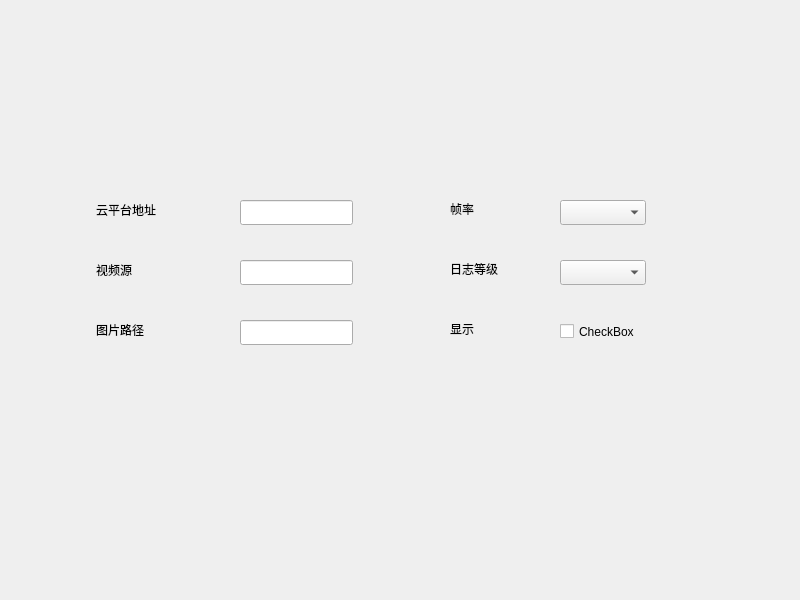
<?xml version="1.0" encoding="UTF-8"?>
<ui version="4.0">
 <class>MainAppWidget</class>
 <widget class="QWidget" name="MainAppWidget">
  <property name="geometry">
   <rect>
    <x>0</x>
    <y>0</y>
    <width>800</width>
    <height>600</height>
   </rect>
  </property>
  <property name="windowTitle">
   <string>MainAppWidget</string>
  </property>
  <widget class="QLineEdit" name="lineEdit">
   <property name="geometry">
    <rect>
     <x>240</x>
     <y>200</y>
     <width>113</width>
     <height>25</height>
    </rect>
   </property>
  </widget>
  <widget class="QLineEdit" name="lineEdit_2">
   <property name="geometry">
    <rect>
     <x>240</x>
     <y>260</y>
     <width>113</width>
     <height>25</height>
    </rect>
   </property>
  </widget>
  <widget class="QLineEdit" name="lineEdit_3">
   <property name="geometry">
    <rect>
     <x>240</x>
     <y>320</y>
     <width>113</width>
     <height>25</height>
    </rect>
   </property>
  </widget>
  <widget class="QComboBox" name="comboBox">
   <property name="geometry">
    <rect>
     <x>560</x>
     <y>200</y>
     <width>86</width>
     <height>25</height>
    </rect>
   </property>
  </widget>
  <widget class="QComboBox" name="comboBox_2">
   <property name="geometry">
    <rect>
     <x>560</x>
     <y>260</y>
     <width>86</width>
     <height>25</height>
    </rect>
   </property>
  </widget>
  <widget class="QCheckBox" name="checkBox">
   <property name="geometry">
    <rect>
     <x>560</x>
     <y>320</y>
     <width>92</width>
     <height>23</height>
    </rect>
   </property>
   <property name="text">
    <string>CheckBox</string>
   </property>
  </widget>
  <widget class="QLabel" name="label">
   <property name="geometry">
    <rect>
     <x>96</x>
     <y>200</y>
     <width>101</width>
     <height>20</height>
    </rect>
   </property>
   <property name="text">
    <string>云平台地址</string>
   </property>
  </widget>
  <widget class="QLabel" name="label_2">
   <property name="geometry">
    <rect>
     <x>96</x>
     <y>260</y>
     <width>101</width>
     <height>20</height>
    </rect>
   </property>
   <property name="text">
    <string>视频源</string>
   </property>
  </widget>
  <widget class="QLabel" name="label_3">
   <property name="geometry">
    <rect>
     <x>96</x>
     <y>320</y>
     <width>101</width>
     <height>20</height>
    </rect>
   </property>
   <property name="text">
    <string>图片路径</string>
   </property>
  </widget>
  <widget class="QLabel" name="label_4">
   <property name="geometry">
    <rect>
     <x>450</x>
     <y>200</y>
     <width>67</width>
     <height>17</height>
    </rect>
   </property>
   <property name="text">
    <string>帧率</string>
   </property>
  </widget>
  <widget class="QLabel" name="label_5">
   <property name="geometry">
    <rect>
     <x>450</x>
     <y>260</y>
     <width>67</width>
     <height>17</height>
    </rect>
   </property>
   <property name="text">
    <string>日志等级</string>
   </property>
  </widget>
  <widget class="QLabel" name="label_6">
   <property name="geometry">
    <rect>
     <x>450</x>
     <y>320</y>
     <width>67</width>
     <height>17</height>
    </rect>
   </property>
   <property name="text">
    <string>显示</string>
   </property>
  </widget>
 </widget>
 <layoutdefault spacing="6" margin="11"/>
 <resources/>
 <connections/>
</ui>
